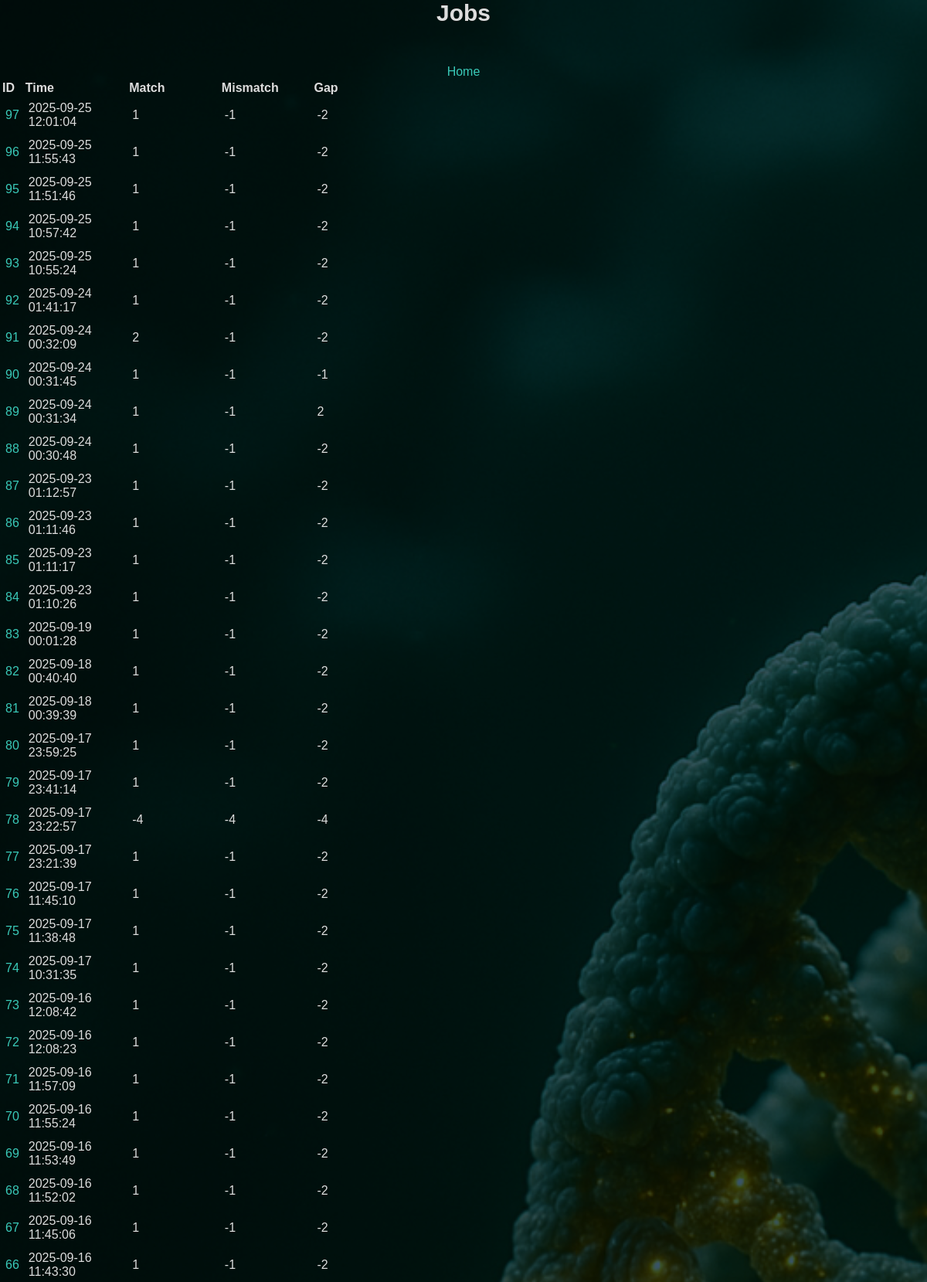
Page /jobs (upper part) on the committed database.
### tables this page shows
CREATE TABLE jobs (
    current_time TEXT DEFAULT (datetime('now', 'localtime')),
    match_score INT,
    mismatch INT,
    gap INT,
    nw_seq1_name TEXT,
    nw_seq2_name TEXT,
    nw_result TEXT,
    sw_seq1_name TEXT,
    sw_seq2_name TEXT,
    sw_result TEXT
, score INT, percent_id TEXT, gaps INT, score2 INT, percent_id2 TEXT, gaps2 INT);

### app.py (the view)
@app.route("/jobs")
def get_jobs():
    db = get_db()
    cursor = db.cursor() # type: ignore
    cursor.execute("SELECT rowid, * FROM jobs WHERE match_score IS NOT NULL ORDER BY rowid DESC")
    results = cursor.fetchall()
    job_id = cursor.lastrowid
    return render_template("jobs.html",results=results, job_id=job_id)

### app.py (called while the page is built)
def get_db():
    db = getattr(g, "_database", None)
    if db is None:
        db = g._database = sqlite3.connect(DATABASE)
        db.row_factory = sqlite3.Row
        return db

@app.teardown_appcontext
def close_conneciton(exception):
    db = getattr(g, "_database", None)
    if db is not None:
        db.close()

### templates/jobs.html
{% extends "base.html" %}
{% block body %}
<div class="content">
    <div class="pageTitle">Jobs</div>
    <div class="options"><a href="/">Home</a></div>
    <div class="job-list">
    <table>
        <tr>
            <th>ID</th>
            <th>Time</th>
            <th>Match</th>
            <th>Mismatch</th>
            <th>Gap</th>
        </tr>
        {% for job in results %}
            <tr>
                <td><a href="{{ url_for('get_job_by_id', job_id=job['rowid']) }}">{{ job["rowid"] }}</td></a>
                <td>{{ job[1] }}</td>
                <td>{{ job[2] }}</td>
                <td>{{ job[3] }}</td>
                <td>{{ job[4] }}</td>
            </tr>
        {% endfor %}
    </table>
    </div>
</div>
{% endblock %}

### templates/base.html (shortened to what this page needs)
<!DOCTYPE html>
<html lang="en">
<head>
    <link rel="stylesheet" type="text/css" href="{{ url_for('static', filename='styles.css') }}">
    <link rel="stylesheet" href="https://cdnjs.cloudflare.com/ajax/libs/font-awesome/4.7.0/css/font-awesome.min.css">
</head>
<body>
    {% block body %} {% endblock %}
</body>
</html>

### static/styles.css (style rules this page uses)
html { font-family: Arial, Helvetica, sans-serif; color:rgb(221, 221, 221); text-align: center; height: 100%; margin: 0; padding: 0; }
.pageTitle { text-align: center; font-size: 30px; font-weight: bold; margin-bottom: 50px; }
body { background-color: #1d2a35; background-image: url(images/dna_strand_bg.png); background-repeat: no-repeat; background-position: center center; background-attachment: fixed; background-size: cover; background-blend-mode: overlay; height: 100%; margin: 0; padding: 0; }
.job-list { text-align: left; }
.job-list td { text-align: left; padding:5px; }
a:link { color:rgb(58, 202, 185); background-color: transparent; text-decoration: none; }

### rows in the picture
jobs: rowid "97", current_time "2025-09-25 12:01:04", match_score "1", mismatch "-1", gap "-2"
jobs: rowid "96", current_time "2025-09-25 11:55:43", match_score "1", mismatch "-1", gap "-2"
jobs: rowid "95", current_time "2025-09-25 11:51:46", match_score "1", mismatch "-1", gap "-2"
jobs: rowid "94", current_time "2025-09-25 10:57:42", match_score "1", mismatch "-1", gap "-2"
jobs: rowid "93", current_time "2025-09-25 10:55:24", match_score "1", mismatch "-1", gap "-2"
jobs: rowid "92", current_time "2025-09-24 01:41:17", match_score "1", mismatch "-1", gap "-2"
jobs: rowid "91", current_time "2025-09-24 00:32:09", match_score "2", mismatch "-1", gap "-2"
jobs: rowid "90", current_time "2025-09-24 00:31:45", match_score "1", mismatch "-1", gap "-1"
jobs: rowid "89", current_time "2025-09-24 00:31:34", match_score "1", mismatch "-1", gap "2"
jobs: rowid "88", current_time "2025-09-24 00:30:48", match_score "1", mismatch "-1", gap "-2"
jobs: rowid "87", current_time "2025-09-23 01:12:57", match_score "1", mismatch "-1", gap "-2"
jobs: rowid "86", current_time "2025-09-23 01:11:46", match_score "1", mismatch "-1", gap "-2"
jobs: rowid "85", current_time "2025-09-23 01:11:17", match_score "1", mismatch "-1", gap "-2"
jobs: rowid "84", current_time "2025-09-23 01:10:26", match_score "1", mismatch "-1", gap "-2"
jobs: rowid "83", current_time "2025-09-19 00:01:28", match_score "1", mismatch "-1", gap "-2"
jobs: rowid "82", current_time "2025-09-18 00:40:40", match_score "1", mismatch "-1", gap "-2"
jobs: rowid "81", current_time "2025-09-18 00:39:39", match_score "1", mismatch "-1", gap "-2"
jobs: rowid "80", current_time "2025-09-17 23:59:25", match_score "1", mismatch "-1", gap "-2"
jobs: rowid "79", current_time "2025-09-17 23:41:14", match_score "1", mismatch "-1", gap "-2"
jobs: rowid "78", current_time "2025-09-17 23:22:57", match_score "-4", mismatch "-4", gap "-4"
jobs: rowid "77", current_time "2025-09-17 23:21:39", match_score "1", mismatch "-1", gap "-2"
jobs: rowid "76", current_time "2025-09-17 11:45:10", match_score "1", mismatch "-1", gap "-2"
jobs: rowid "75", current_time "2025-09-17 11:38:48", match_score "1", mismatch "-1", gap "-2"
jobs: rowid "74", current_time "2025-09-17 10:31:35", match_score "1", mismatch "-1", gap "-2"
jobs: rowid "73", current_time "2025-09-16 12:08:42", match_score "1", mismatch "-1", gap "-2"
jobs: rowid "72", current_time "2025-09-16 12:08:23", match_score "1", mismatch "-1", gap "-2"
jobs: rowid "71", current_time "2025-09-16 11:57:09", match_score "1", mismatch "-1", gap "-2"
jobs: rowid "70", current_time "2025-09-16 11:55:24", match_score "1", mismatch "-1", gap "-2"
jobs: rowid "69", current_time "2025-09-16 11:53:49", match_score "1", mismatch "-1", gap "-2"
jobs: rowid "68", current_time "2025-09-16 11:52:02", match_score "1", mismatch "-1", gap "-2"
jobs: rowid "67", current_time "2025-09-16 11:45:06", match_score "1", mismatch "-1", gap "-2"
jobs: rowid "66", current_time "2025-09-16 11:43:30", match_score "1", mismatch "-1", gap "-2"
